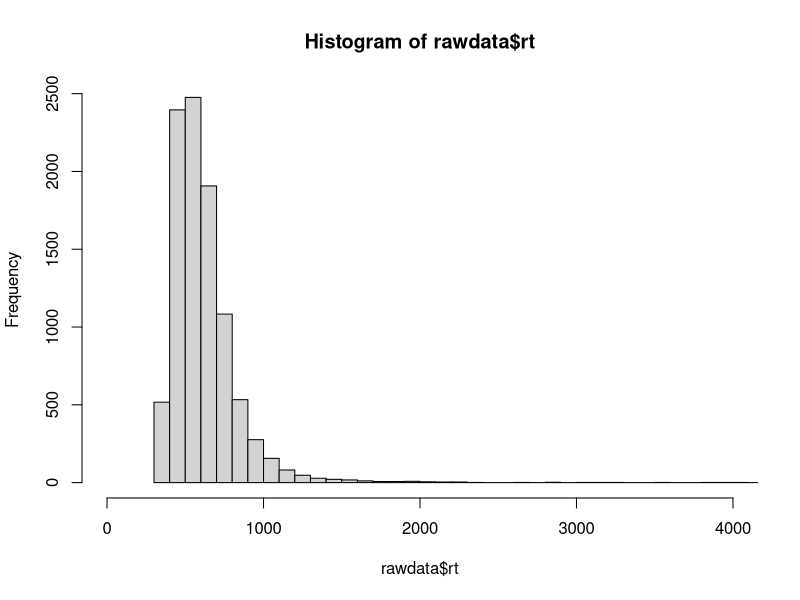
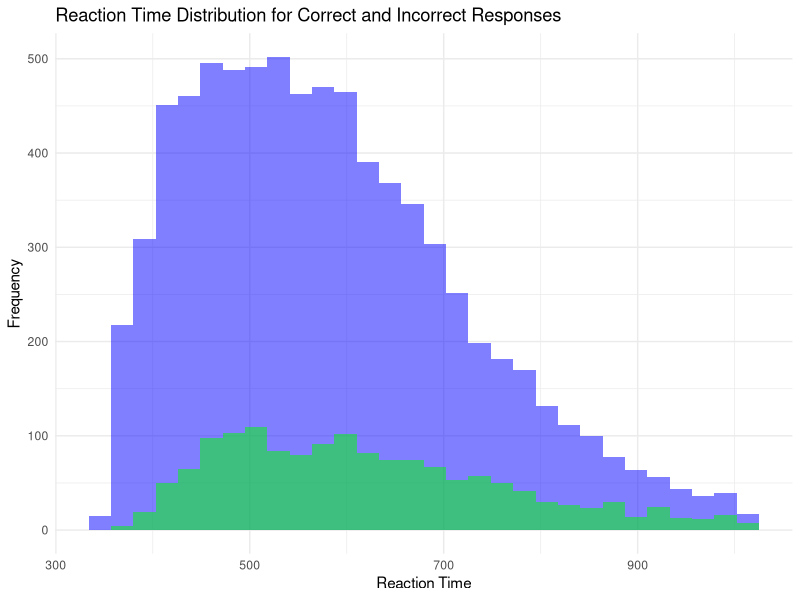
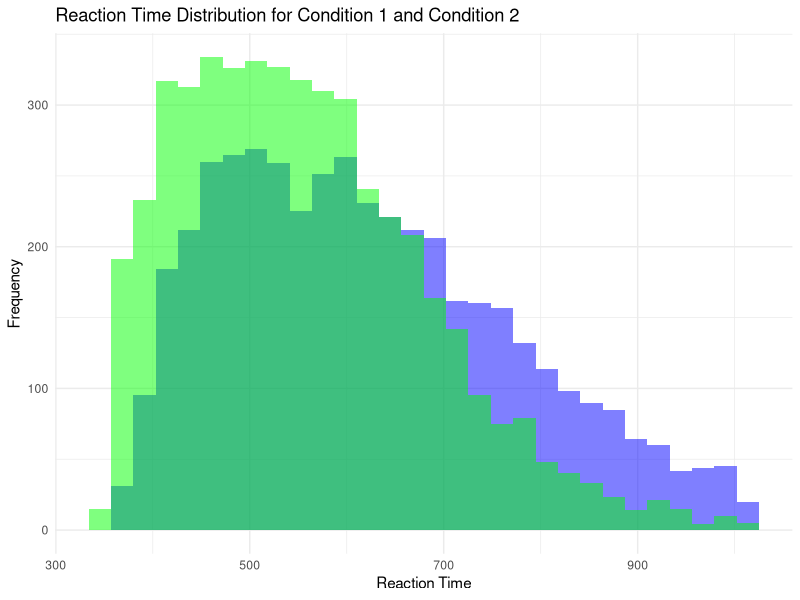
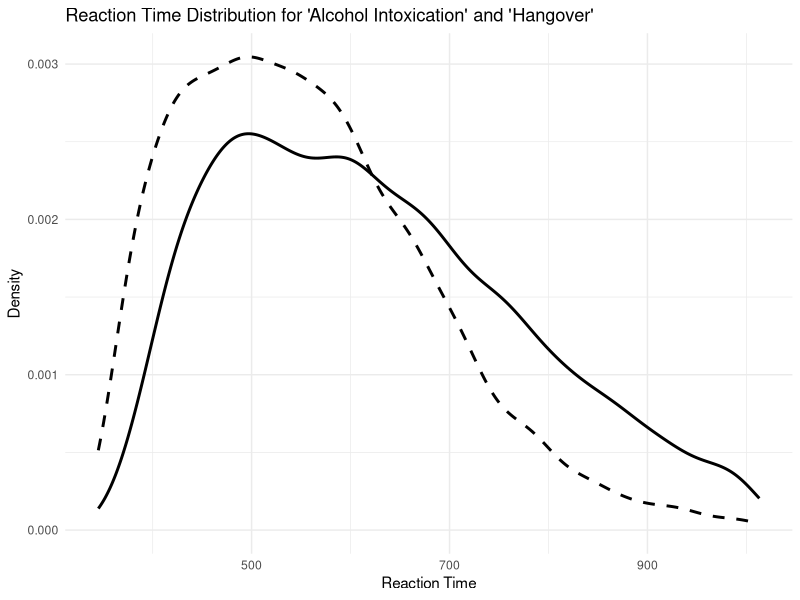
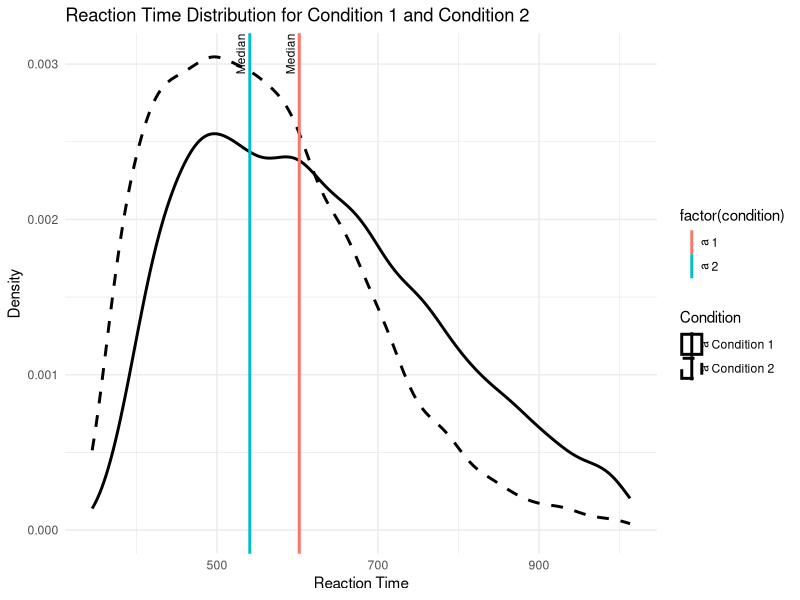
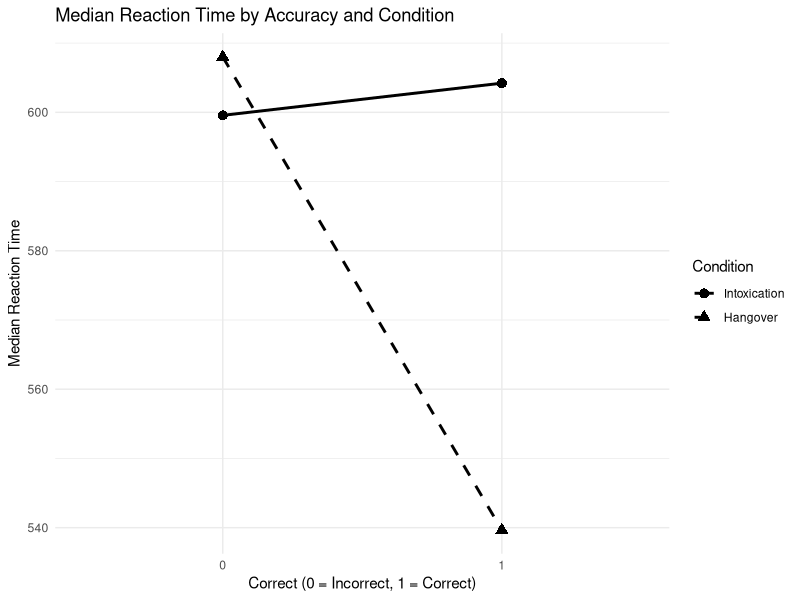

Here is the R script that generated these plots, in order:
### Data inspection and visualization

#load libraries
library('ggplot2')
library(dplyr)
library(tidyr)

#import data
setwd("/Users/user/Documents/Uni/Master/RLDM/Archive")
rawdata <- as.data.frame(read.csv("dataset10.csv"))

#visual inspection
View(rawdata)
summary(rawdata$ID) #12 participants

#change condition and correct to factor
rawdata$condition <- as.factor(rawdata$condition)
class(rawdata$condition)
rawdata$correct <- as.factor(rawdata$correct)
class(rawdata$correct)

#distribution of response times
hist(rawdata$rt, xlim = range(0, 4000), breaks = 500)

### outliers
#calculate quartiles and interquartile range
Q1 <- quantile(rawdata$rt, 0.25)
Q3 <- quantile(rawdata$rt, 0.75)
IQR <- Q3 - Q1

#define lower and upper bounds for outliers (1.5 * IQR)
lower_bound <- Q1 - 1.5 * IQR
upper_bound <- Q3 + 1.5 * IQR

#remove outliers
filtered_data <- rawdata %>%
  filter(rt >= lower_bound & rt <= upper_bound)

###plots
##histogram for correct and incorrect
ggplot(filtered_data, aes(x = rt, fill = correct)) +
  geom_histogram(data = subset(filtered_data, correct == 1), 
                 fill = "blue", alpha = 0.5, bins = 30) +
  geom_histogram(data = subset(filtered_data, correct == 0), 
                 fill = "green", alpha = 0.5, bins = 30) +
  # scale_fill_manual(values = c("blue", "red"),
  #                   labels = c("Correct", "Incorrect")) +
  labs(x = "Reaction Time", y = "Frequency", 
       title = "Reaction Time Distribution for Correct and Incorrect Responses") +
  theme_minimal()

##same for condition 1 vs condition 2
ggplot(filtered_data, aes(x = rt, fill = condition)) +
  geom_histogram(data = subset(filtered_data, condition == 1), 
                 fill = "blue", alpha = 0.5, bins = 30) +
  geom_histogram(data = subset(filtered_data, condition == 2), 
                 fill = "green", alpha = 0.5, bins = 30) +
  labs(x = "Reaction Time", y = "Frequency", 
       title = "Reaction Time Distribution for Condition 1 and Condition 2") +
  theme_minimal()

##without colour
ggplot(filtered_data, aes(x = rt)) +
  geom_density(data = subset(filtered_data, condition == 1), 
               linetype = "solid", size = 1) +
  geom_density(data = subset(filtered_data, condition == 2), 
               linetype = "dashed", size = 1) +
  labs(x = "Reaction Time", y = "Density", 
       title = "Reaction Time Distribution for 'Alcohol Intoxication' and 'Hangover'") +
  theme_minimal() +
  theme(legend.position = "right")

##same but with line for the median included in the plot
#calculate medians for each condition
medians <- filtered_data %>%
  group_by(condition) %>%
  summarise(median_rt = median(rt))
#plotting the density of reaction times for each condition
ggplot(filtered_data, aes(x = rt, linetype = factor(condition))) +
  geom_density(size = 1) + # Add density plot with specified line size
  scale_linetype_manual(values = c("solid", "dashed"), 
                        labels = c("Condition 1", "Condition 2")) + # Specify line types and labels
  labs(x = "Reaction Time", y = "Density", 
       title = "Reaction Time Distribution for Condition 1 and Condition 2",
       linetype = "Condition") + # Add legend title
  theme_minimal() +
  theme(legend.position = "right") + # Ensure legend is positioned to the right
  geom_vline(data = medians, aes(xintercept = median_rt, color = factor(condition)), size = 1, show.legend = TRUE) + # Add vertical lines for medians
  geom_text(data = medians, aes(x = median_rt, y = Inf, label = paste("Median", round(median_rt, 2))), 
            angle = 90, vjust = -0.5, size = 3, show.legend = TRUE) # Add text labels for medians

##profile plot
filtered_data$condition <- factor(filtered_data$condition, levels = c(1, 2), labels = c("Intoxication", "Hangover"))
#first aggregate the data
agg_data <- filtered_data %>%
  group_by(condition, correct) %>%
  summarise(med_rt = median.default(rt, na.rm = TRUE))

#create the profile plot
ggplot(agg_data, aes(x = as.factor(correct), y = med_rt, group = condition)) +
  geom_line(aes(linetype = condition), size = 1) +
  geom_point(aes(shape = condition), size = 3) +
  labs(title = "Median Reaction Time by Accuracy and Condition",
       x = "Correct (0 = Incorrect, 1 = Correct)",
       y = "Median Reaction Time",
       linetype = "Condition",
       shape = "Condition") +
  theme_minimal() +
  scale_linetype_manual(values = c("solid", "dashed")) # Adjust line types

